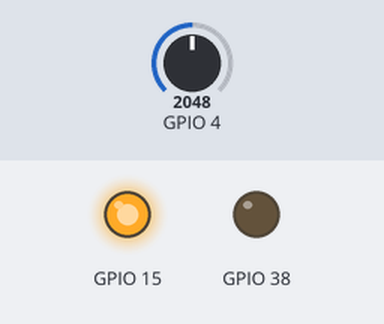
This program was run on a simulated ESP32-S3. Parts: output pins drawn as LEDs (lit = HIGH). The inputs (shaded band) are chosen by the test bench; at power-on: GPIO 4 = 2048. What the program prints to the serial monitor is not drawn.

Above: at 3.36 s.
At 5.8 s:
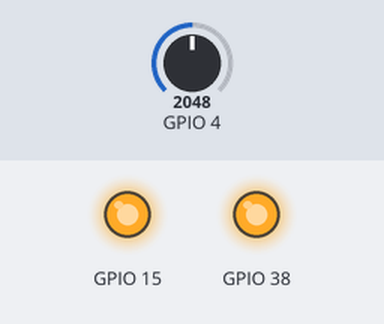
Timing chart, 0 to 9.8 s (numbered marks = the images above):
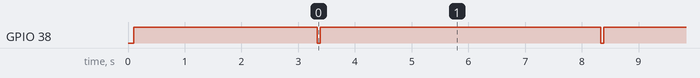

The program:

main.cpp
```cpp
// Hardware diagnostic for LilyGO T-Display-S3-AMOLED battery issues
// This will help identify if the problem is hardware or software

void setup() {
  // Enable power pins FIRST
  pinMode(15, OUTPUT);
  digitalWrite(15, HIGH);
  delay(100);

  pinMode(38, OUTPUT);
  digitalWrite(38, HIGH);
  delay(100);

  Serial.begin(115200);
  delay(1000);

  Serial.println(
      "\n\n=== LilyGO T-Display-S3-AMOLED Hardware Diagnostic ===\n");

  // Setup battery voltage pin
  pinMode(4, INPUT);

  runDiagnostics();
}

void runDiagnostics() {
  Serial.println("Running diagnostics...\n");

  // Test 1: Battery voltage reading
  Serial.println("TEST 1: Battery Voltage Reading");
  Serial.println("--------------------------------");
  float voltage = readBatteryVoltage();
  Serial.print("Battery voltage: ");
  Serial.print(voltage, 3);
  Serial.println("V");

  if (voltage < 0.5) {
    Serial.println("❌ FAIL: No battery detected or bad connection");
    Serial.println("   → Check JST connector is firmly plugged in");
    Serial.println("   → Verify battery is not completely dead");
  } else if (voltage < 3.0) {
    Serial.println("⚠️  WARNING: Battery voltage very low");
    Serial.println("   → Charge battery before testing");
    Serial.println("   → Board may not boot on battery at this voltage");
  } else if (voltage < 3.3) {
    Serial.println("⚠️  WARNING: Battery voltage low");
    Serial.println("   → Charge battery soon");
  } else if (voltage > 4.3) {
    Serial.println("❌ FAIL: Voltage reading too high (calibration issue)");
    Serial.println("   → Check ADC calibration");
  } else {
    Serial.println("✅ PASS: Battery voltage normal");
  }
  Serial.println();

  // Test 2: GPIO15 state
  Serial.println("TEST 2: GPIO15 (Power Enable) State");
  Serial.println("------------------------------------");
  int gpio15State = digitalRead(15);
  Serial.print("GPIO15 state: ");
  Serial.println(gpio15State ? "HIGH" : "LOW");

  if (gpio15State) {
    Serial.println("✅ PASS: GPIO15 is HIGH");
  } else {
    Serial.println(
        "❌ FAIL: GPIO15 is LOW - this will prevent battery operation");
  }
  Serial.println();

  // Test 3: GPIO38 state
  Serial.println("TEST 3: GPIO38 (Backlight Enable) State");
  Serial.println("----------------------------------------");
  int gpio38State = digitalRead(38);
  Serial.print("GPIO38 state: ");
  Serial.println(gpio38State ? "HIGH" : "LOW");

  if (gpio38State) {
    Serial.println("✅ PASS: GPIO38 is HIGH");
  } else {
    Serial.println("❌ FAIL: GPIO38 is LOW - display won't work");
  }
  Serial.println();

  // Test 4: USB power detection
  Serial.println("TEST 4: USB Power Detection");
  Serial.println("---------------------------");
  Serial.println("Currently running on USB power (Serial is working)");
  Serial.println("To test battery power:");
  Serial.println("  1. Note the current battery voltage above");
  Serial.println("  2. Disconnect USB cable");
  Serial.println("  3. Wait 5 seconds");
  Serial.println("  4. Reconnect USB cable");
  Serial.println(
      "  5. Check if voltage reading continues from where it left off");
  Serial.println();

  // Test 5: ADC stability
  Serial.println("TEST 5: ADC Reading Stability");
  Serial.println("------------------------------");
  Serial.println("Taking 10 readings over 2 seconds...");
  float readings[10];
  float sum = 0;
  float minV = 999;
  float maxV = 0;

  for (int i = 0; i < 10; i++) {
    readings[i] = readBatteryVoltage();
    sum += readings[i];
    if (readings[i] < minV)
      minV = readings[i];
    if (readings[i] > maxV)
      maxV = readings[i];
    Serial.print("  Reading ");
    Serial.print(i + 1);
    Serial.print(": ");
    Serial.print(readings[i], 3);
    Serial.println("V");
    delay(200);
  }

  float avg = sum / 10.0;
  float variance = maxV - minV;

  Serial.print("Average: ");
  Serial.print(avg, 3);
  Serial.println("V");
  Serial.print("Variance: ");
  Serial.print(variance, 3);
  Serial.println("V");

  if (variance > 0.2) {
    Serial.println("⚠️  WARNING: High variance in readings");
    Serial.println("   → May indicate poor battery connection");
  } else {
    Serial.println("✅ PASS: Stable readings");
  }
  Serial.println();

  // Summary
  Serial.println("=== DIAGNOSTIC SUMMARY ===");
  Serial.println();
  Serial.println("Next steps:");
  Serial.println("1. If battery voltage is good (>3.3V), try the USB "
                 "disconnect test above");
  Serial.println(
      "2. If board shuts down when USB is disconnected, this indicates:");
  Serial.println("   a) Hardware issue with power management circuit");
  Serial.println("   b) GPIO15 not holding power during transition");
  Serial.println("   c) Possible board defect");
  Serial.println();
  Serial.println("3. If board DOES stay on when USB disconnected:");
  Serial.println("   → Hardware is OK, issue is in main W5 sketch");
  Serial.println("   → Check initialization order in W5.ino");
  Serial.println();
}

float readBatteryVoltage() {
  uint32_t raw = 0;
  for (int i = 0; i < 10; i++) {
    raw += analogRead(4);
    delayMicroseconds(100);
  }
  raw /= 10;

  // Voltage divider is 2:1, reference is 3.3V, ADC is 12-bit (4095)
  float voltage = (raw * 3.3 * 2.0) / 4095.0;
  return voltage;
}

void loop() {
  // Maintain power pins
  digitalWrite(15, HIGH);
  digitalWrite(38, HIGH);

  // Read battery every 5 seconds
  float voltage = readBatteryVoltage();
  int percentage = (int)((voltage - 3.3) / (4.2 - 3.3) * 100);
  if (percentage > 100)
    percentage = 100;
  if (percentage < 0)
    percentage = 0;

  Serial.print("[");
  Serial.print(millis() / 1000);
  Serial.print("s] Battery: ");
  Serial.print(voltage, 2);
  Serial.print("V (");
  Serial.print(percentage);
  Serial.println("%)");

  // Blink backlight to show we're alive (visible without USB)
  digitalWrite(38, LOW);
  delay(50);
  digitalWrite(38, HIGH);

  delay(4950);
}
```

Measured:
- by itself, GPIO 38: alternates HIGH for 5.0 s and LOW for 0.05 s
